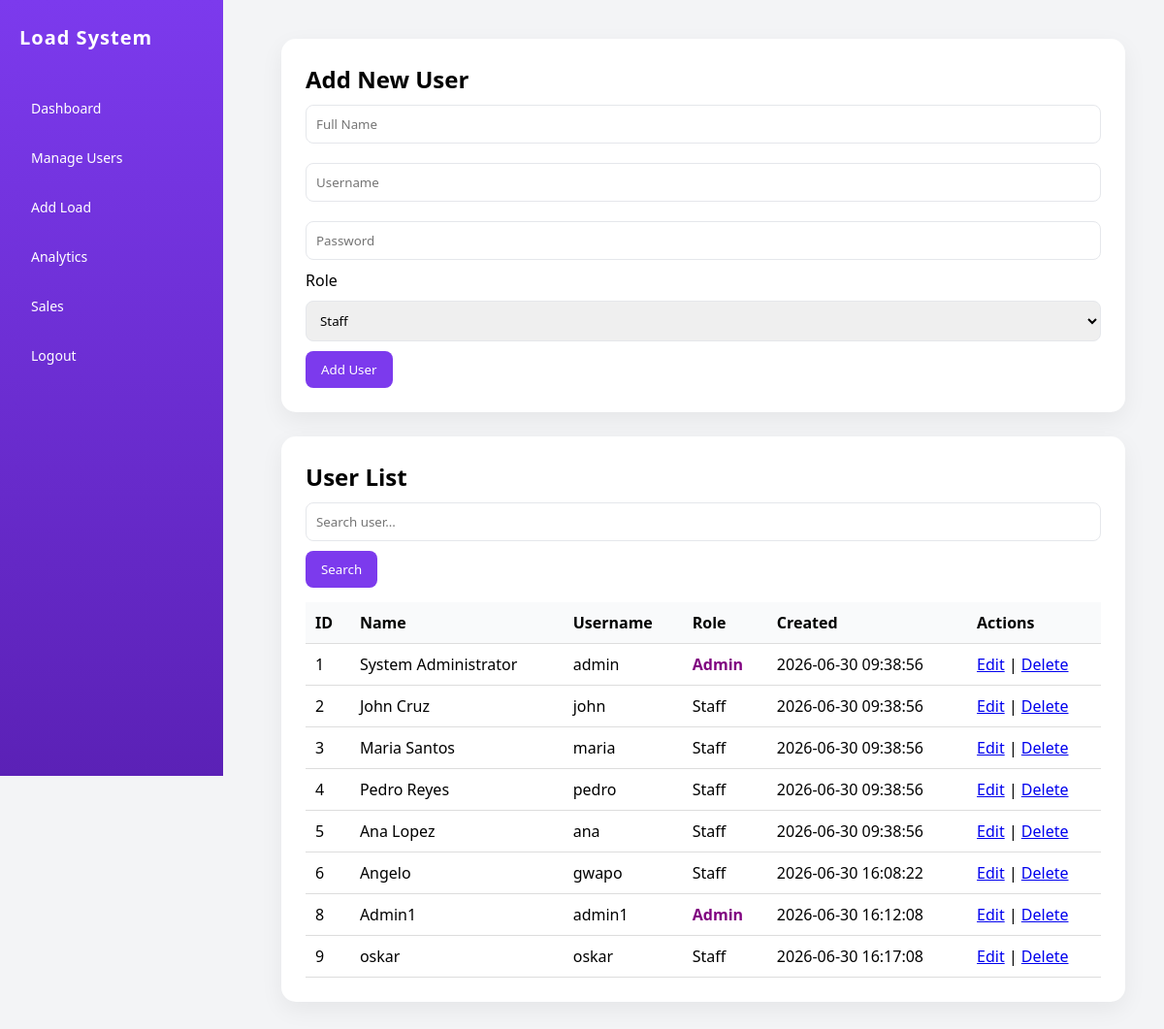
/manage_staff.php (signed in), run on the app's committed database.
### tables this page shows
CREATE TABLE `users` (
  `id` int(11) NOT NULL,
  `name` varchar(100) NOT NULL,
  `username` varchar(50) NOT NULL,
  `password` varchar(255) NOT NULL,
  `role` enum('admin','staff') NOT NULL,
  `created_at` timestamp NOT NULL DEFAULT current_timestamp()
);

### manage_staff.php (the view, shortened to what this page needs)
<?php
include "config.php";
$search = "";
if (isset($_GET['search'])) {
    $search = $_GET['search'];
    $users = $conn->query("SELECT * FROM users
                           WHERE name LIKE '%$search%'
                           OR username LIKE '%$search%'");
} else {
    $users = $conn->query("SELECT * FROM users");
}
?>
<!DOCTYPE html>
<html>
<head>
<link rel="stylesheet" href="style.css">
</head>
<body>
<div class="sidebar">
    <h2>Load System</h2>
    <a href="dashboard.php">Dashboard</a>
    <a href="manage_staff.php">Manage Users</a>
    <a href="add_load.php">Add Load</a>
    <a href="analytics.php">Analytics</a>
    <a href="sales.php">Sales</a>
    <a href="logout.php">Logout</a>
</div>
<div class="main">
<div class="card">
    <h2>Add New User</h2>
    <form method="POST">
        <input type="text" name="name" placeholder="Full Name" required>
        <input type="text" name="username" placeholder="Username" required>
        <input type="password" name="password" placeholder="Password" required>
        <label>Role</label>
        <select name="role" required>
            <option value="staff">Staff</option>
        </select>
        <button type="submit" name="add_user">Add User</button>
    </form>
</div>
<div class="card">
    <h2>User List</h2>
    <form method="GET">
        <input type="text" name="search" placeholder="Search user..." value="<?php echo $search; ?>">
        <button type="submit">Search</button>
    </form>
    <table>
        <tr>
            <th>ID</th>
            <th>Name</th>
            <th>Username</th>
            <th>Role</th>
            <th>Created</th>
            <th>Actions</th>
        </tr>
        <?php while($row = $users->fetch_assoc()): ?>
        <tr>
            <?php if(isset($_GET['edit']) && $_GET['edit'] == $row['id']): ?>
                <form method="POST">
                    <td><?php echo $row['id']; ?></td>
                    <td>
                        <input type="hidden" name="id" value="<?php echo $row['id']; ?>">
                        <input type="text" name="name" value="<?php echo $row['name']; ?>" required>
                    </td>
                    <td>
                        <input type="text" name="username" value="<?php echo $row['username']; ?>" required>
                    </td>
                    <td>
                        <select name="role">
                            <option value="staff" <?php if($row['role']=='staff') echo 'selected'; ?>>Staff</option>
                            <option value="admin" <?php if($row['role']=='admin') echo 'selected'; ?>>Admin</option>
                        </select>
                    </td>
                    <td><?php echo $row['created_at']; ?></td>
                    <td>
                        <button type="submit" name="update_user">Save</button>
                        <a href="manage_staff.php">Cancel</a>
                    </td>
                </form>
            <?php else: ?>
                <td><?php echo $row['id']; ?></td>
                <td><?php echo $row['name']; ?></td>
                <td><?php echo $row['username']; ?></td>
                <td>
                    <?php if($row['role'] == 'admin'): ?>
                        <span style="color:purple; font-weight:bold;">Admin</span>
                    <?php else: ?>
                        Staff
                    <?php endif; ?>
                </td>
                <td><?php echo $row['created_at']; ?></td>
                <td>
                    <a href="?edit=<?php echo $row['id']; ?>">Edit</a> |
                    <a href="?delete=<?php echo $row['id']; ?>"
                       onclick="return confirm('Delete this user?')">Delete</a>
                </td>
            <?php endif; ?>
        </tr>
        <?php endwhile; ?>
    </table>
</div>
</div>
</body>
</html>

### style.css (style rules this page uses)
:root { --primary: #7C3AED; --primary-light: #A78BFA; --bg: #F3F4F6; --card-bg: #FFFFFF; --text: #111827; }
* { margin: 0; padding: 0; box-sizing: border-box; font-family: 'Segoe UI', sans-serif; }
body { background: var(--bg); display: flex; }
.sidebar { width: 230px; height: 100vh; background: linear-gradient(180deg, var(--primary), #5B21B6); color: white; padding: 25px 20px; position: fixed; display: flex; flex-direction: column; }
.sidebar h2 { margin-bottom: 40px; font-size: 20px; letter-spacing: 1px; }
.sidebar a { display: block; color: white; text-decoration: none; margin-bottom: 12px; padding: 10px 12px; border-radius: 8px; transition: 0.3s; font-size: 14px; }
.main { margin-left: 250px; padding: 40px; width: calc(100% - 250px); }
.card { background: var(--card-bg); padding: 25px; border-radius: 15px; box-shadow: 0 8px 25px rgba(0,0,0,0.06); margin-bottom: 25px; transition: 0.3s; }
table th { background: #F9FAFB; font-weight: 600; }
button { background: var(--primary); color: white; border: none; padding: 10px 16px; border-radius: 8px; cursor: pointer; font-weight: 500; transition: 0.3s; }
input, select { padding: 10px; width: 100%; margin: 10px 0; border-radius: 8px; border: 1px solid #E5E7EB; transition: 0.3s; }
html { scroll-behavior: smooth; }
table { width: 100%; border-collapse: collapse; margin-top: 15px; }
table th, table td { padding: 10px; border-bottom: 1px solid #ddd; text-align: left; }

### data on the page
users: id "1", name "System Administrator", username "admin", role "Admin", created_at "2026-06-30 09:38:56"
users: id "2", name "John Cruz", username "john", role "Staff", created_at "2026-06-30 09:38:56"
users: id "3", name "Maria Santos", username "maria", role "Staff", created_at "2026-06-30 09:38:56"
users: id "4", name "Pedro Reyes", username "pedro", role "Staff", created_at "2026-06-30 09:38:56"
users: id "5", name "Ana Lopez", username "ana", role "Staff", created_at "2026-06-30 09:38:56"
users: id "6", name "Angelo", username "gwapo", role "Staff", created_at "2026-06-30 16:08:22"
users: id "8", name "Admin1", username "admin1", role "Admin", created_at "2026-06-30 16:12:08"
users: id "9", name "oskar", username "oskar", role "Staff", created_at "2026-06-30 16:17:08"
